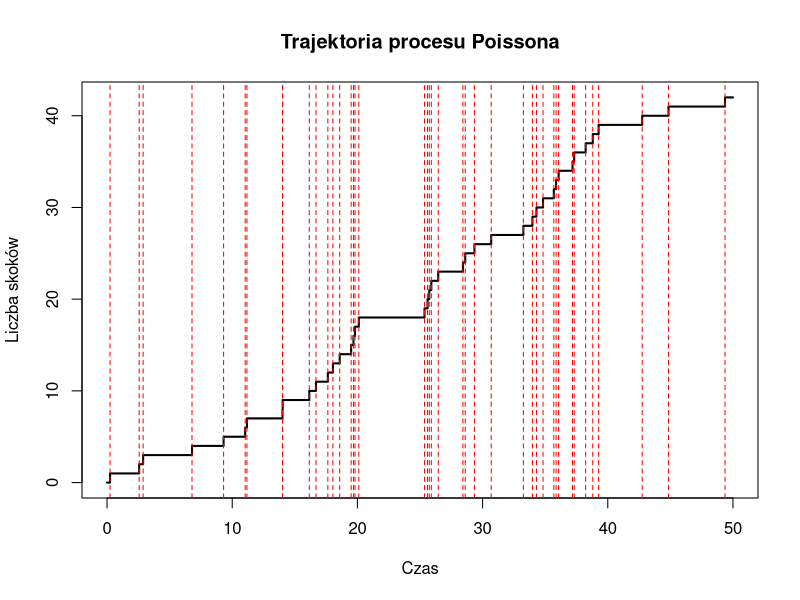
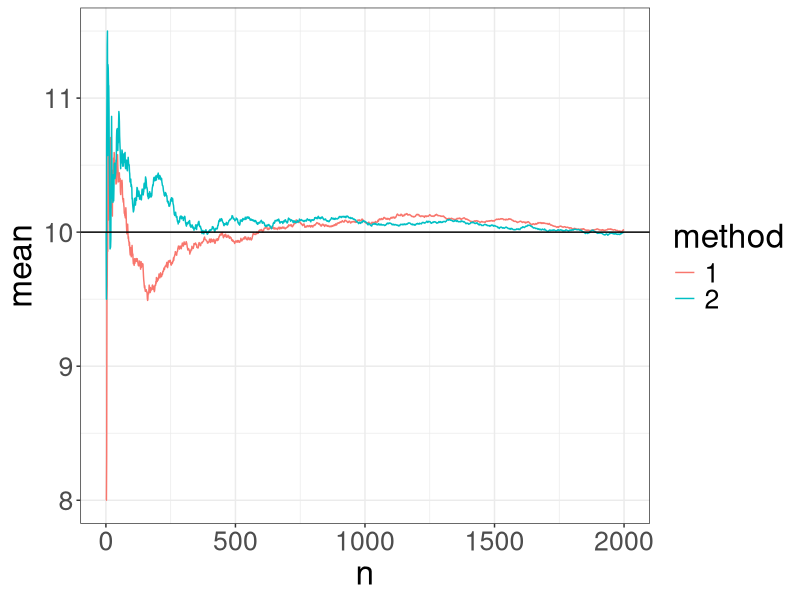
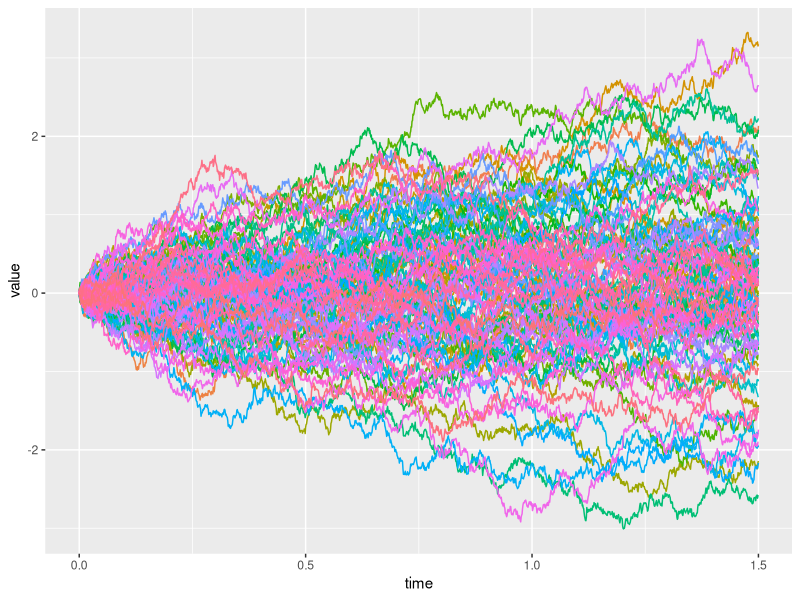
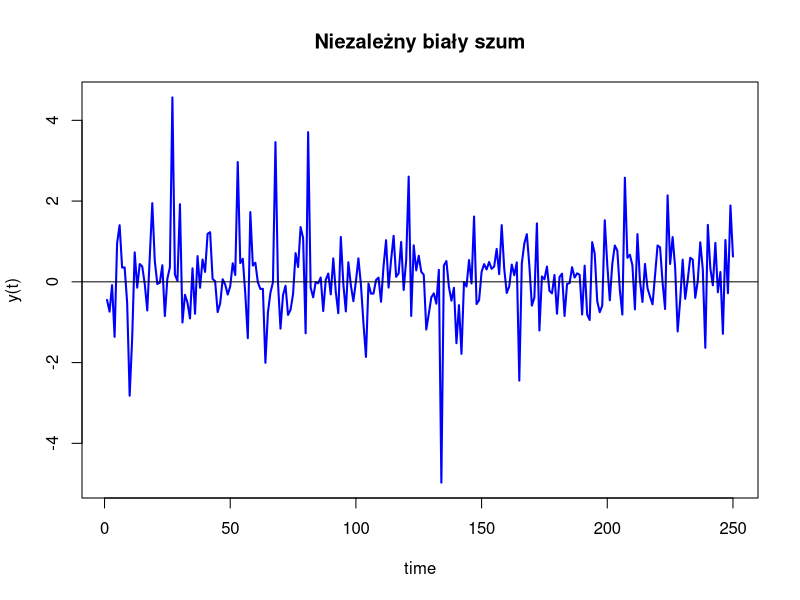
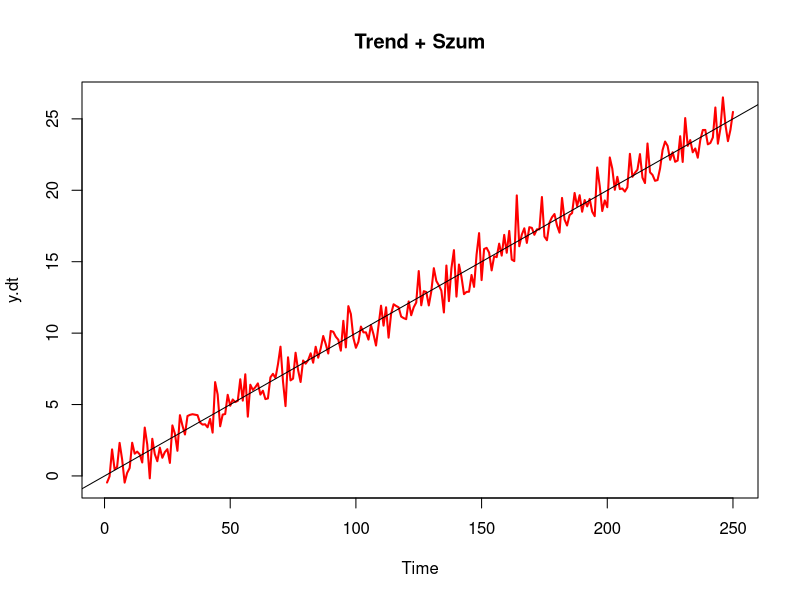
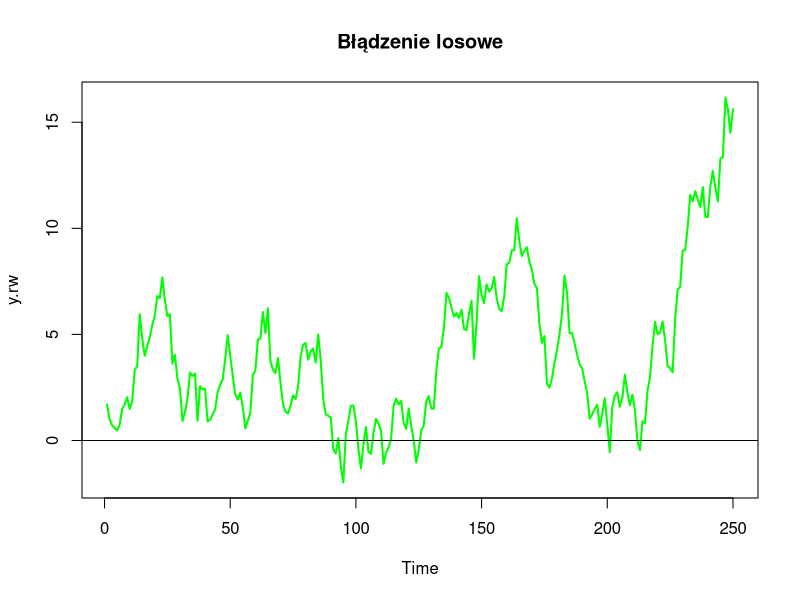

Write R code to recreate these figures, in order. (Note: this script raises an error after producing the figures.)
## ---- chunk 1
library(tidyverse)
## ---- chunk 2
# Funkcja symulująca trajektorię procesu Poissona
  sim_pp1 <- function(t, rate) { 
    path <- matrix(0, nrow = 1, ncol = 2)
    jumps_time <- rexp(1, rate)
    while(jumps_time[length(jumps_time)] < t) {
      jump <- matrix(c(jumps_time[length(jumps_time)], path[nrow(path), 2],
                       jumps_time[length(jumps_time)], path[nrow(path), 2] + 1),
                     nrow = 2, ncol = 2, byrow = TRUE)
      path <- rbind(path, jump)
      jumps_time <- c(jumps_time,
                      jumps_time[length(jumps_time)] + rexp(1, rate))
    }
    path <- rbind(path,
                  c(t, path[nrow(path), 2]))
    list(path = path, jumps_time = jumps_time)
  }
  
  # Parametry symulacji
  t <- 50
  rate <- 1
  
  # Symulacja
  wynik <- sim_pp1(t = t, rate = rate)
  sciezka <- wynik$path
  czasy_skoku <- wynik$jumps_time[wynik$jumps_time <= t]  # tylko te w przedziale [0, t]
  
  # Rysowanie wykresu
  plot(sciezka[,1], sciezka[,2], type = "l", lwd = 2,
       xlab = "Czas", ylab = "Liczba skoków", main = "Trajektoria procesu Poissona")
  
  # Dodanie pionowych przerywanych linii w miejscach skoków
  abline(v = czasy_skoku, col = "red", lty = 2)
## ---- chunk 3
  sim_pp2 <- function(t, rate) {
    path <- matrix(0, nrow = 1, ncol = 2)
    jumps_number <- rpois(1, lambda = rate * t)
    jumps_time <- runif(n = jumps_number, min = 0, max = t) %>% sort() #sort(jumps_time)
    for(j in seq_along(jumps_time)) {
      jump <- matrix(c(jumps_time[j], path[nrow(path), 2],
                       jumps_time[j], path[nrow(path), 2] + 1),
                     nrow = 2, ncol = 2, byrow = TRUE)
      path <- rbind(path, jump)
    }
    path <- rbind(path,
                  c(t, path[nrow(path), 2]))
    list(path, jumps_time)
  }
## ---- chunk 4
t <- 10
n <- 2000
rate = 1
paths1 <- replicate(n = n, expr = sim_pp1(t, rate), simplify = FALSE)
means1 <- sapply(1:n,
                 function(x) {
                   pathes <- paths1[1:x]
                   mean(sapply(pathes, function(y) y[[1]][nrow(y[[1]]), 2]))
                 })
paths2 <- replicate(n = n, expr = sim_pp2(t, rate), simplify = FALSE)
means2 <- sapply(1:n,
                 function(x) {
                   pathes <- paths2[1:x]
                   mean(sapply(pathes, function(y) y[[1]][nrow(y[[1]]), 2]))
                 })
rbind(data.frame(n = 1:n, mean = means1, method = "1"),
      data.frame(n = 1:n, mean = means2, method = "2")) %>%
  ggplot() +
  geom_line(aes(x = n, y = mean, color = method)) + 
  geom_hline(yintercept = rate * t) +
  theme_bw() + 
  theme(text = element_text(size = 24))
## ---- chunk 5
WP<-function(TT,dt,RR) # TT= end value, dt= step sizes, RR= replicates
  {
    tt<-seq(from=0,to=TT,by=dt) #Time sequence
    result<-NULL 
    for(rr in 1:RR) # Simulating a path for each replicate
    {
      zz<-cumsum(c(0,sqrt(dt)*rnorm(n=length(tt)-1))) # The Wiener process function
      temp<-data.frame(time=tt,value=zz,rep=paste(rr)) 
      result<-rbind(result,temp) 
    } 
    return(result)
  }
  output <- WP(TT=1.5,dt=0.001,RR=100) # output is a dataframe with 150100 rows and 3 columns
  gg<-ggplot(data=output,aes(x=time,y=value,col=rep))+geom_line()
  gg<-gg+theme(legend.position='none')
  print(gg)
  
  y <- rgeom(10000, prob=0.2)
  x <- rpois(10000, lambda = 1)
  z <- runif(1)
## ---- chunk 6
  set.seed(123) 
  y = (1/sqrt(3))*rt(250, df=3) 
  ts.plot(y, main="Niezależny biały szum", xlab="time", ylab="y(t)",         
          col="blue", lwd=2) 
  abline(h=0)
## ---- chunk 7
  set.seed(123)
  e = rnorm(250)
  y.dt = 0.1*seq(1,250) + e
  ts.plot(y.dt, lwd=2, col="red", main="Trend + Szum")
  abline(a=0, b=0.1)
## ---- chunk 8
set.seed(321)
  e = rnorm(250)
  y.rw = cumsum(e)
  ts.plot(y.rw, lwd=2, col="green", main="Błądzenie losowe")
  abline(h=0)
## ---- chunk 9
Wiener(n = 1, pts = seq(0, 1, length = 50), sparsify = NULL, K = 50)
## ---- chunk 10
  N=50
  W.mat=matrix(0, ncol=N, nrow=10000)
  for(n in 1:N){W.mat[, n]=cumsum(rnorm(10000))/100}
  plot(W.mat, ylab="", xlab="",col="gray",lty=1)
## ---- chunk 11
poi.process <- function(lambda,n){
    # initialize vector of total wait time for the arrival of each event:
  s<-numeric(n+1)
  # set S_0 = 0
  s[1] <-0
  # generate vector of iid Exp random variables:
  x <-replicate(n,rexp(1,lambda))
  # assign wait time to vector s in for loop:
  for (k in 1:n){
        s[k+1] <-sum(x[1:k])
      }
  # return vector of wait time
  return(s)
  }
## ---- chunk 12
n<-20
lambda <-3
# simulate list of wait time:
s_list <-poi.process(lambda,n)
# plot:
plot(stepfun(0:(n-1), s_list), 
     do.points = TRUE,
     pch = 16,
     col.points = "red",
     verticals = FALSE,
     main = 'Realizacja procesu Poissona z lambda = 3',
     xlab = 'Time of arrival',
     ylab = 'Number of arrivals')
